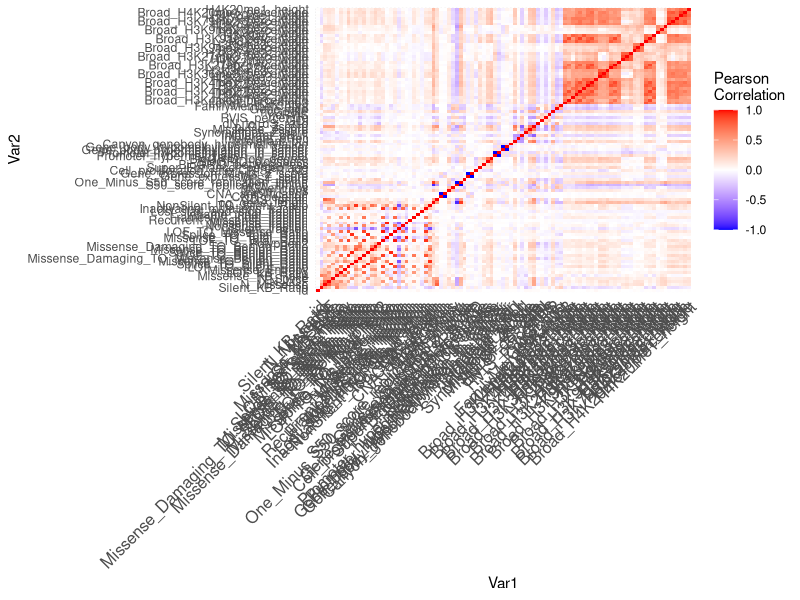
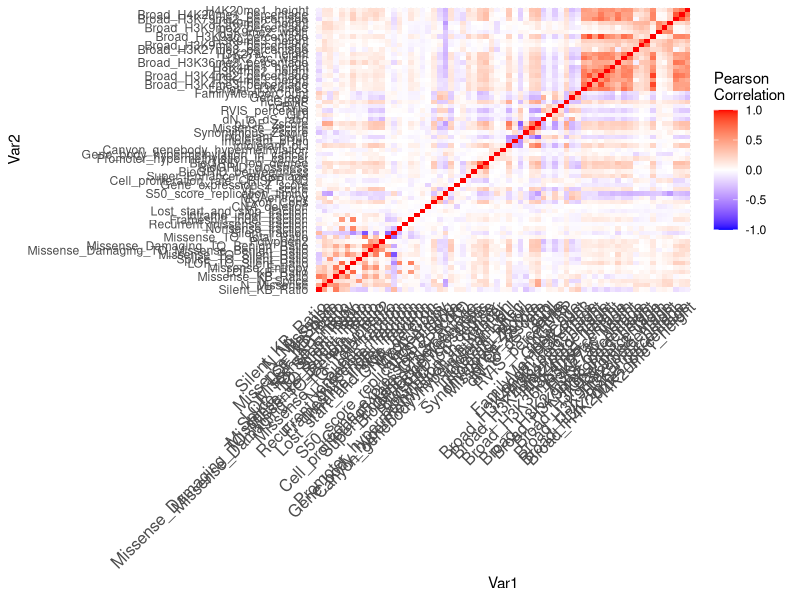
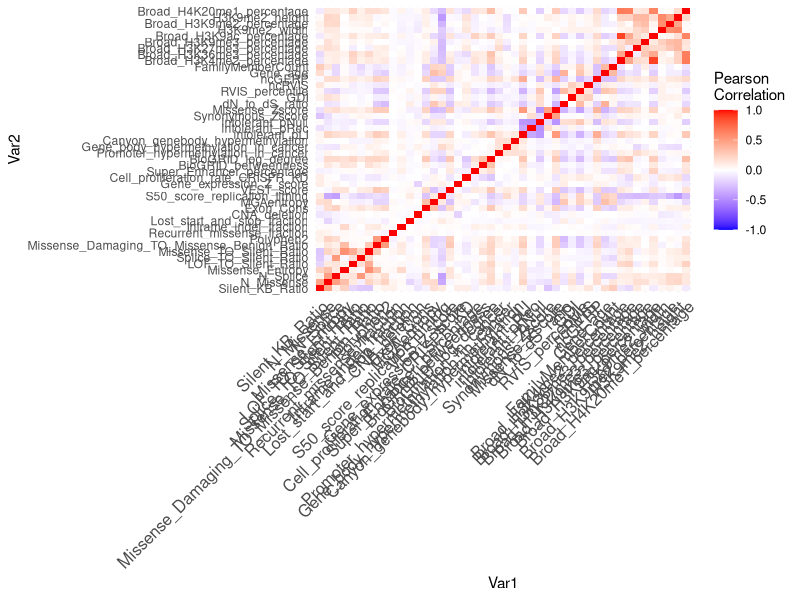
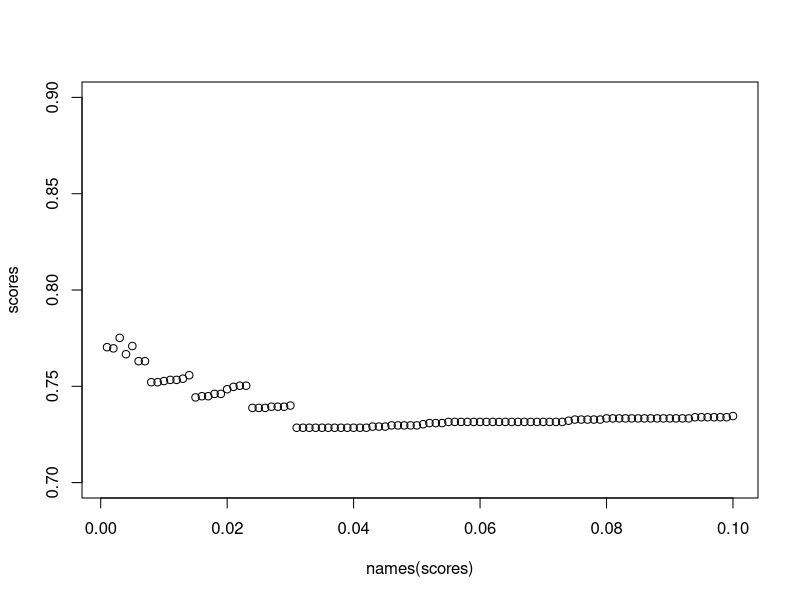
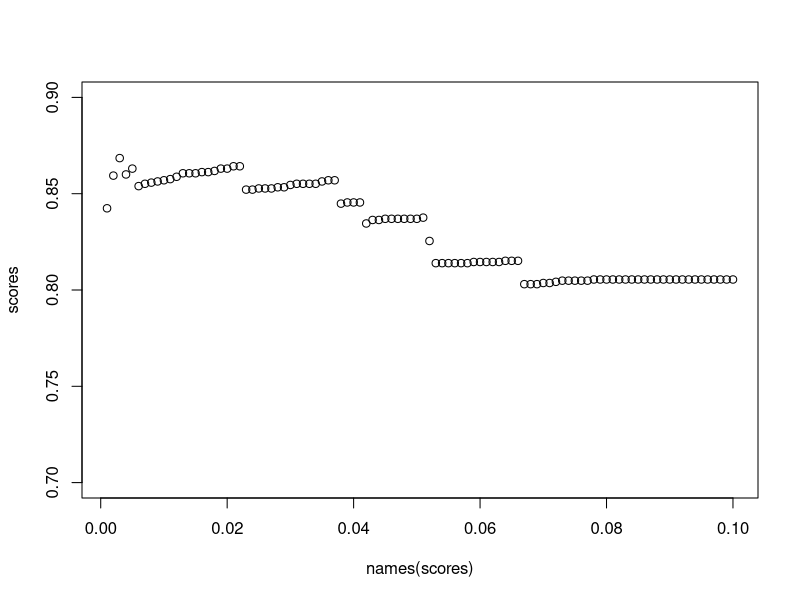
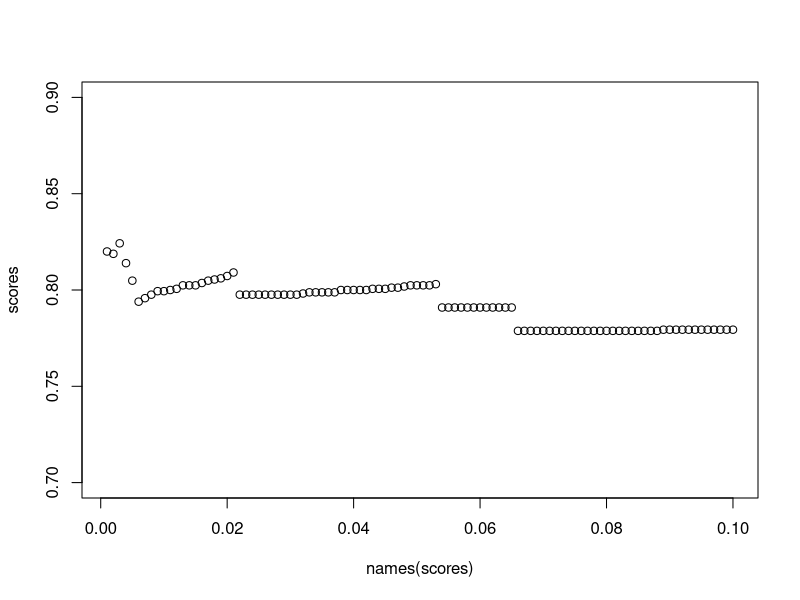
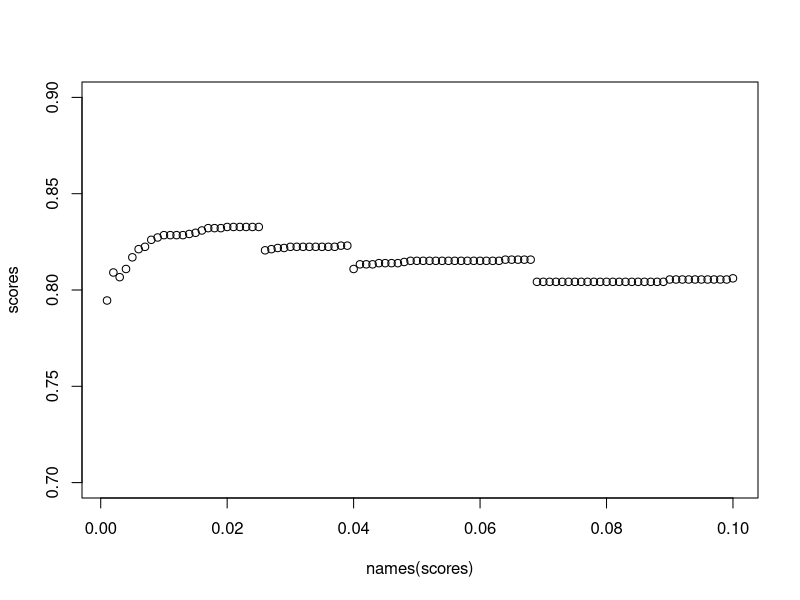
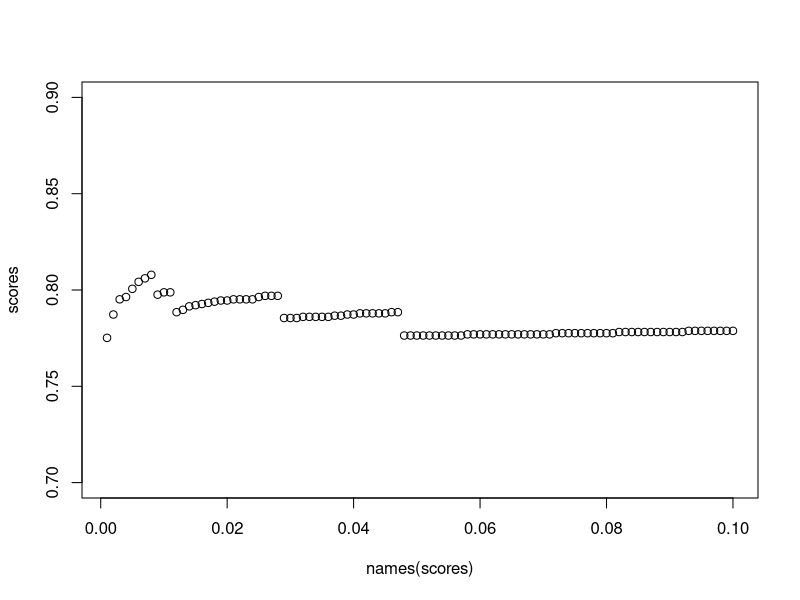

R code for these plots, in order:
## ---- chunk 1
knitr::opts_chunk$set(echo = TRUE, comment = NA)
## ---- chunk 2
training <- read.csv("training.csv", stringsAsFactors = TRUE)
training$class <- factor(training$class)
levels(training$class) <- c("NG", "OG", "TSG")
outlier <- function(data) {
  low <- mean(data) - 3 * sd(data)
  high <- mean(data) + 3 * sd(data)
  which(data < low | data > high)
}
library(ggplot2)
scatter <- function(var) {
  ggplot(training, aes_string(var, "class")) +
    geom_jitter(width = 0.05, height = 0.1, size = 0.1,
                colour = rgb(0, 0, 0, alpha = 1 / 3))
}
scat_plot <- lapply(names(training)[-99], scatter)
library(gridExtra)
# grid.arrange(grobs = scat_plot[1:20], ncol = 4)
# grid.arrange(grobs = scat_plot[21:40], ncol = 4)
# grid.arrange(grobs = scat_plot[41:60], ncol = 4)
# grid.arrange(grobs = scat_plot[61:80], ncol = 4)
# grid.arrange(grobs = scat_plot[81:98], ncol = 4)
outlier_index <- sort(table(unlist(lapply(training[,-99], outlier))), decreasing = TRUE)
outlier_index[1:100]
training <- training[-as.numeric(names(outlier_index)[1:50]),]
sort(training$Missense_TO_Silent_Ratio, decreasing = TRUE)[1:10]
training <- training[-which(training$Missense_TO_Silent_Ratio > 100), ]
sort(training$Missense_KB_Ratio, decreasing = TRUE)[1:10]
training <- training[-which(training$Missense_KB_Ratio > 2000), ]
sort(training$LOF_TO_Silent_Ratio, decreasing = TRUE)[1:10]
training <- training[-which(training$LOF_TO_Silent_Ratio > 5), ]
sort(training$Gene_expression_Z_score, decreasing = TRUE)[1:10]
training <- training[-which(training$Gene_expression_Z_score > 4), ]
sort(training$dN_to_dS_ratio, decreasing = TRUE)[1:10]
training <- training[-which(training$dN_to_dS_ratio > 5),]
sort(training$Silent_KB_Ratio, decreasing = TRUE)[1:10]
training <- training[-which(training$Silent_KB_Ratio > 200), ]
sort(training$Lost_start_and_stop_fraction, decreasing = TRUE)[1:10]
training <- training[-which(training$Lost_start_and_stop_fraction > 0.2),]
sort(training$Synonymous_Zscore, decreasing = FALSE)[1:10]
training <- training[-which(training$Synonymous_Zscore < -15), ]
numeric_training <- training[,-99]

n_zeroes <- rep(NA, nrow(numeric_training))

for(i in seq_len(nrow(numeric_training))){
  row_i_zeroes <- 0
  for(j in seq_len(ncol(numeric_training))){
    if(round(numeric_training[i,j], digits = 5) == 0){
      row_i_zeroes <- row_i_zeroes + 1
    }
  }
  n_zeroes[i] <- row_i_zeroes
}
training <- training[n_zeroes <= 50, ]
# Remove 1 of 2 variables that have r value of 1 or -1 (i.e. perfectly correlated)
perf_corr <- which(abs(cor(training[,-99])) == 1, arr.ind = TRUE)
which(perf_corr[,1] != perf_corr[,2])
training <- training[, -43]
## ---- chunk 3
library(dplyr)
#function to calculate wca
score <- function (conf_mat) {
  print(sum(diag(conf_mat) * c(1, 20, 20)))
  print(sum(diag(conf_mat) * c(1, 20, 20)) / sum(apply(conf_mat, 2, sum) * c(1, 20, 20)))
}

# Set new threshold to account for unbalanced data
classify <- function(probs, k) {
  if (any(probs[2:3] > k)) {
    subset <- probs[2:3]
    output <- which(subset == max(subset))
    if (length(output) > 1) {
        output <- sample(1:2, 1)
    }
  } else {
    output <- 0
  }
  output
}
## ---- chunk 4
library(dplyr)
library(caret)
set.seed(12)
mn <- nnet::multinom(class ~ ., data = training, model = TRUE)
tidymn <- broom::tidy(mn) %>% arrange(p.value)
tidymn <- tidymn %>% filter(p.value < 0.05 / nrow(tidymn))
terms <- unique(tidymn$term)[-1]
terms
library(dplyr)
sig <- logical(97)
names(sig) <- names(training)[-98]
k <- 1
diffs <- logical(97)
for (var in names(training)[-98]) {
  model <- aov(training[[var]] ~ factor(training$class))
  sig[k] <- summary(model)[[1]][1, 5]
  diffs[k] <- all(TukeyHSD(model)$`factor(training$class)`[, 4] < 0.05 / 97)
  k <- k + 1
}
sort(sig[diffs])
score <- function (conf_mat) {
  sum(diag(conf_mat) * c(1, 20, 20)) / sum(apply(conf_mat, 2, sum) * c(1, 20, 20))
}

sig_terms <- names(sort(sig[diffs]))
combo_terms <- table(c(terms, sig_terms)) == 2
final_terms <- names(combo_terms[combo_terms])
term_mat <- cor(training %>% select(all_of(final_terms)))

ind_terms <- final_terms[-c(1, 3, 4, 5, 10, 11, 13, 14, 15, 17)]
vars <- training
cor_mtx = round(cor(vars[, names(vars) != "class"]), 2)
library(reshape2)
#reshape it
melted_cor_mtx <- melt(cor_mtx)

#draw the heatmap
cor_heatmap = ggplot(data = melted_cor_mtx, aes(x=Var1, y=Var2, fill=value)) + geom_tile()
cor_heatmap = cor_heatmap +
scale_fill_gradient2(low = "blue", high = "red", mid = "white", midpoint = 0, limit = c(-1,1), space = "Lab", name="Pearson\nCorrelation") + 
theme_minimal() +
theme(axis.text.x = element_text(angle = 45, vjust = 1, size = 12, hjust = 1))

cor_heatmap
which(abs(cor_mtx) > 0.75, arr.ind = TRUE)
vars <- vars[, -c(1, 4, 32, 13, 18, 21, 29, 14, 20, 15, 30, 15, 24, 31, 38, 34, 41, 48, 50, 68, 86, 88, 71, 72, 78, 74, 76, 80, 82, 83, 92, 94, 95)]
cor_mtx = round(cor(vars[, names(vars) != "class"]), 2)
library(reshape2)
#reshape it
melted_cor_mtx <- melt(cor_mtx)

#draw the heatmap
cor_heatmap = ggplot(data = melted_cor_mtx, aes(x=Var1, y=Var2, fill=value)) + geom_tile()
cor_heatmap = cor_heatmap +
scale_fill_gradient2(low = "blue", high = "red", mid = "white", midpoint = 0, limit = c(-1,1), space = "Lab", name="Pearson\nCorrelation") + 
theme_minimal() +
theme(axis.text.x = element_text(angle = 45, vjust = 1, size = 12, hjust = 1))

cor_heatmap
which(abs(cor_mtx) > 0.6, arr.ind = TRUE)
vars <- vars[, -c(4, 5, 15, 17, 11, 13, 14, 29, 39, 47, 48, 51, 49,
                  54, 55, 52, 58, 63, 65)]
cor_mtx = round(cor(vars[, names(vars) != "class"]), 2)
library(reshape2)
#reshape it
melted_cor_mtx <- melt(cor_mtx)

#draw the heatmap
cor_heatmap = ggplot(data = melted_cor_mtx, aes(x=Var1, y=Var2, fill=value)) + geom_tile()
cor_heatmap = cor_heatmap +
scale_fill_gradient2(low = "blue", high = "red", mid = "white", midpoint = 0, limit = c(-1,1), space = "Lab", name="Pearson\nCorrelation") + 
theme_minimal() +
theme(axis.text.x = element_text(angle = 45, vjust = 1, size = 12, hjust = 1))

cor_heatmap
set.seed(12)
mn <- nnet::multinom(class ~ ., data = vars, model = TRUE)
tidymn <- broom::tidy(mn) %>% arrange(p.value)
tidymn <- tidymn %>% filter(p.value < 0.05 / nrow(tidymn))
terms <- unique(tidymn$term)[-1]
## ---- chunk 5
vars <- training %>% select(all_of(terms), class)
set.seed(91232)
thresh_list <- list()
length(thresh_list) <- 10
j <- 1
for (rand in ceiling(runif(10, min = 1, max = 10000000))) {
  set.seed(rand)
  vars_test <- createDataPartition(vars$class, p = 0.8, 
                                    list = FALSE)
  vars_train <- vars[vars_test, ]
  vars_test <- vars[-vars_test, ]
  
  train_cont <- trainControl(method = "cv", number = 5, classProbs = TRUE, savePredictions = TRUE)
  lda_ft <- train(class ~ ., data = vars_train, method = "lda", preProc = c("center", "scale"),
                  trControl = train_cont)
  preds <- predict(lda_ft, newdata = vars_test, type = "prob")
  scores <- numeric(100)
  for (i in seq(from = 0.001, to = 0.1, by = 0.001)) {
    lda_mod <- table("pred"=apply(preds, 1, classify, k = i), "obs" = vars_test$class)
    lda_mod
    scores[i*1000] <- score(lda_mod)
  }
  names(scores) <- seq(from = 0.001, to = 0.1, by = 0.001)
  plot(scores ~ names(scores), ylim = c(0.7, 0.9),)
  best_thresh <- names(scores)[scores == max(scores)]
  max(scores)
  thresh_list[[j]] <- best_thresh
  j <- j + 1
}
mean(as.numeric(unlist(thresh_list)))
median(as.numeric(unlist(thresh_list)))
set.seed(42)
  vars_test <- createDataPartition(vars$class, p = 0.8, 
                                    list = FALSE)
  vars_train <- vars[vars_test, ]
  vars_test <- vars[-vars_test, ]
  train_cont <- trainControl(method = "cv", number = 5, classProbs = TRUE, savePredictions = TRUE)
  lda_ft <- train(class ~ ., data = vars_train, method = "lda", preProc = c("center", "scale"),
                  trControl = train_cont)
    preds <- predict(lda_ft, newdata = vars_test, type = "prob")
 lda_mod <- table("pred"=apply(preds, 1, classify, k = 0.01), "obs" = vars_test$class)
  lda_mod
  score(lda_mod)
## ---- chunk 6
tests <- read.csv("test.csv")
preds <- predict(lda_ft, newdata = tests, type = "prob")
preds <- apply(preds, 1, classify, k = 0.01)
names(preds) <- tests$id
csv_file <- data.frame(id = tests$id,
                       class = preds)
write.csv(csv_file, "modelpredictions10.csv", row.names = FALSE)
model_2_beta <- read.csv("modelpredictions2_beta.csv")
table("BEST MOD" = model_2_beta$class, csv_file$class)
